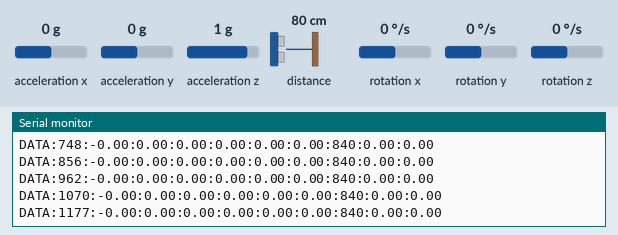
This sketch was run on a simulated Arduino Uno, built with avr-gcc and run on an emulated ATmega328P. Shown: the last lines printed to the serial monitor. Inputs (shaded band) come from the test bench; at power-on: acceleration x 0 g, distance to the obstacle 80 cm, acceleration y 0 g, acceleration z 1 g, rotation x 0 °/s, rotation y 0 °/s, rotation z 0 °/s.

Above: at 1.2 s.
1.3 s: acceleration x set to -1.4 g
At 1.4 s:
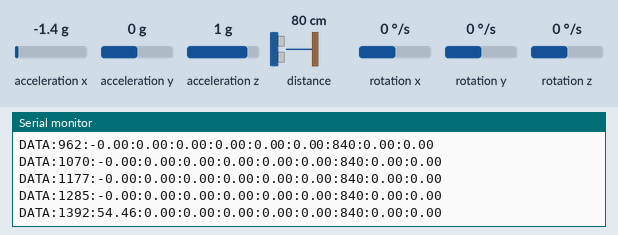
4.3 s: distance to the obstacle set to 250 cm
At 4.62 s:
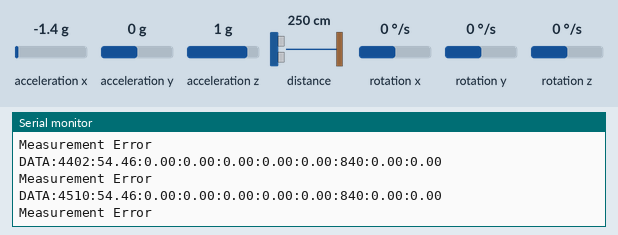
6.0 s: acceleration y set to -1.4 g
At 6.02 s:
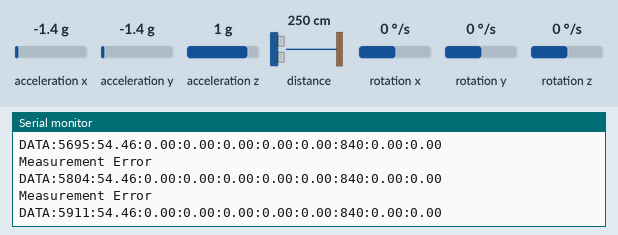
7.5 s: acceleration z set to -1.4 g
At 7.53 s:
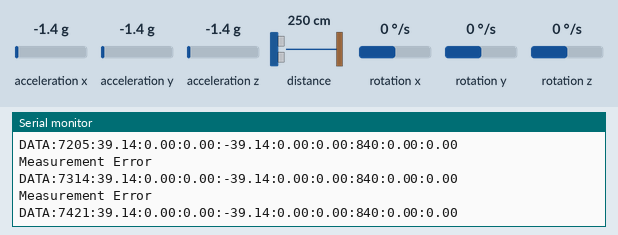
Timing chart, 0 to 10.0 s (numbered marks = the images above; inputs shaded):
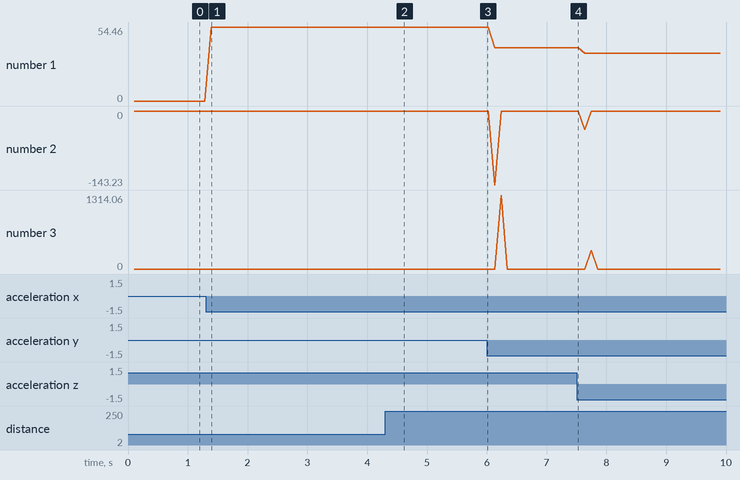

Measured:
- after the input at 1.3 s, the serial monitor: prints a new line after 0.10 s (image 1)
- after the input at 4.3 s, the serial monitor: prints a new line after 0.10 s (image 2)
- plotted number 1: 0 → 54.46 after the input at 1.3 s, 54.46 → 39.14 after the input at 6.0 s, 39.14 → 35.26 after the input at 7.5 s

The sketch:

FinalARSensorCodeRight.ino
```cpp
#include <MPU6050_tockn.h>
#include <Wire.h>
#include "Adafruit_VL53L0X.h"
#include "MedianFilter.h"

MPU6050 mpu6050(Wire);
Adafruit_VL53L0X lox = Adafruit_VL53L0X();

MedianFilter filter(10, 0);

long timer = millis();

long prevTimeSinceStart = millis();
float prevYaw = 0;
float prevYawVel = 0;
float prevYawAcc = 0;
float prevPitch = 0;
float prevPitchVel = 0;
float prevPitchAcc = 0;
int prevSurge = 0;
float prevSurgeVel = 0;
float prevSurgeAcc = 0;

int surgeOffset = 40; // Distance from entrance of box to sensor position


void setup() {
  Serial.begin(115200);
  Wire.begin();
  mpu6050.begin();
  //mpu6050.calcGyroOffsets(true); // Last Calibrated March 30th, 2022
  mpu6050.setGyroOffsets(0.23, 1.45, 0.12);

  if (!lox.begin()) {
    Serial.println(F("Failed to boot VL53L0X"));
    while (1);
  }
  Serial.println(F("VL53L0X API Simple Ranging example\n\n"));
}

void loop() {
  mpu6050.update();
  VL53L0X_RangingMeasurementData_t measure;
  lox.rangingTest(&measure, false); // pass in 'true' to get debug data printout!

  unsigned long currentMillis = millis();
  uint16_t txSize = 0;

  if (currentMillis - timer > 100) {

    unsigned long timeSinceStart = millis();
    float yaw = mpu6050.getAngleY();
    float yawVel = 0;
    float yawAcc = 0;
    float pitch = mpu6050.getAngleX();
    float pitchVel = 0;
    float pitchAcc = 0;
    int surge = 0;
    float surgeVel = 0;
    float surgeAcc = 0;

    // Set Surge from filter
    if (measure.RangeStatus != 4) { // phase failures have incorrect data
      filter.in(measure.RangeMilliMeter+surgeOffset);
    } else {
      Serial.println("Measurement Error");
      filter.in(prevSurge);
    }
    surge = int(filter.out());

    // Velocities
    if (prevYaw != 0) {
      yawVel = (yaw - prevYaw) * 1000.00 / (timeSinceStart - prevTimeSinceStart); // deg/s
    }
    if (prevPitch != 0) {
      pitchVel = (pitch - prevPitch) * 1000.00 / (timeSinceStart - prevTimeSinceStart); // deg/s
    }
    if (prevSurge != 0) {
      surgeVel = (surge - prevSurge) * 1000.00 / (timeSinceStart - prevTimeSinceStart); // mm/s
    }

    // Accelerations
    if (prevYawVel != 0) {
      yawAcc = (yawVel - prevYawVel) * 1000.00 / (timeSinceStart - prevTimeSinceStart); // deg/s^2
    }
    if (prevPitchVel != 0) {
      pitchAcc = (pitchVel - prevPitchVel) * 1000.00 / (timeSinceStart - prevTimeSinceStart); // deg/s^2
    }
    if (prevSurgeVel != 0) {
      surgeAcc = (surgeVel - prevSurgeVel) * 1000.00 / (timeSinceStart - prevTimeSinceStart); // mm/s^2
    }

    String timeSinceStartStr = String(timeSinceStart);
    String yawStr = String(yaw);
    String yawVelStr = String(yawVel);
    String yawAccStr = String(yawAcc);
    String pitchStr = String(pitch);
    String pitchVelStr = String(pitchVel);
    String pitchAccStr = String(pitchAcc);
    String surgeStr = String(surge);
    String surgeVelStr = String(surgeVel);
    String surgeAccStr = String(surgeAcc);

    Serial.println("DATA:"+timeSinceStartStr+":"+yawStr+":"+yawVelStr+":"+yawAccStr+":"+pitchStr+":"+pitchVelStr+":"+pitchAccStr+":"+surgeStr+":"+surgeVelStr+":"+surgeAccStr);

    // Update the previous
    prevTimeSinceStart = timeSinceStart;
    prevYaw = yaw;
    prevYawVel = yawVel;
    prevYawAcc = yawAcc;
    prevPitch = pitch;
    prevPitchVel = pitchVel;
    prevPitchAcc = pitchAcc;
    prevSurge = surge;
    prevSurgeVel = surgeVel;
    prevSurgeAcc = surgeAcc;

    timer = millis();
  }
}


//Serial.println("=======================================================");
//Serial.print("temp : ");Serial.println(mpu6050.getTemp());
//Serial.print("accX : ");Serial.print(mpu6050.getAccX());
//Serial.print("\taccY : ");Serial.print(mpu6050.getAccY());
//Serial.print("\taccZ : ");Serial.println(mpu6050.getAccZ());

//Serial.print("gyroX : ");Serial.print(mpu6050.getGyroX());
//Serial.print("\tgyroY : ");Serial.print(mpu6050.getGyroY());
//Serial.print("\tgyroZ : ");Serial.println(mpu6050.getGyroZ());

//Serial.print("accAngleX : ");Serial.print(mpu6050.getAccAngleX());
//Serial.print("\taccAngleY : ");Serial.println(mpu6050.getAccAngleY());

///Serial.print("gyroAngleX : ");Serial.print(mpu6050.getGyroAngleX());
///Serial.print("\tgyroAngleY : ");Serial.print(mpu6050.getGyroAngleY());
///Serial.print("\tgyroAngleZ : ");Serial.println(mpu6050.getGyroAngleZ());
//Serial.print("angleX : ");Serial.print(mpu6050.getAngleX());
//Serial.print("\t angleY : ");Serial.print(mpu6050.getAngleY());
//Serial.print("\t angleZ : ");Serial.println(mpu6050.getAngleZ());
///Serial.println("=======================================================\n");
```
